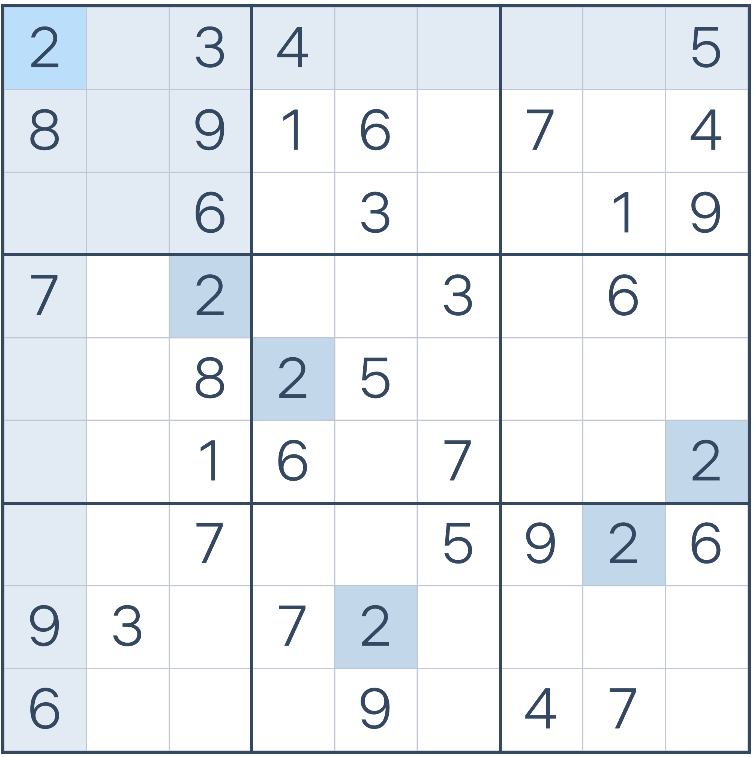
#> input picture ex1.png, 753 x 757 px
$ python prepare_dataset.py . out
#> lines starting #> are read from the running program, lines starting #| are printed output that depends on the picture
#> in process_image, img is the input picture: shape (757, 753, 3); mean B, G, R 241.5, 236.6, 231.9
#!/usr/bin/env python3

import os
import cv2
import argparse


def preprocess_cell(cell):
    gray = cv2.cvtColor(cell, cv2.COLOR_BGR2GRAY)
    gray = cv2.equalizeHist(gray)

    _, th = cv2.threshold(
        gray, 0, 255,
        cv2.THRESH_BINARY_INV + cv2.THRESH_OTSU
    )

    return th


def split_into_cells(img, margin=0.1):
#> called with margin = 0.1
    h, w = img.shape[:2]
#> h = 757; w = 753
    cell_h = h // 9
#> cell_h = 84
    cell_w = w // 9
#> cell_w = 83

    cells = []

    for r in range(9):
        for c in range(9):
            y1 = int(r * cell_h + cell_h * margin)
            y2 = int((r + 1) * cell_h - cell_h * margin)
            x1 = int(c * cell_w + cell_w * margin)
            x2 = int((c + 1) * cell_w - cell_w * margin)

            cell = img[y1:y2, x1:x2]
            cells.append((r, c, cell))
#> after the loop, cells = 81 items

    return cells


def process_image(image_path, output_dir, preprocess=False):
    img = cv2.imread(image_path)

    if img is None:
        print(f"❌ Nie można wczytać: {image_path}")
        return

    filename = os.path.splitext(os.path.basename(image_path))[0]

    cells = split_into_cells(img)
#> cells = 81 items

    for r, c, cell in cells:
        if preprocess:
            cell = preprocess_cell(cell)

        # resize dla spójności datasetu
        cell = cv2.resize(cell, (28, 28))

        out_name = f"{filename}_r{r}_c{c}.png"
        out_path = os.path.join(output_dir, out_name)

        cv2.imwrite(out_path, cell)
#> this loop made 81 passes
#> (r, c, out_name) on passes 1 to 12: (0, 0, 'ex1_r0_c0.png'), (0, 1, 'ex1_r0_c1.png'), (0, 2, 'ex1_r0_c2.png'), (0, 3, 'ex1_r0_c3.png'), (0, 4, 'ex1_r0_c4.png'), (0, 5, 'ex1_r0_c5.png'), (0, 6, 'ex1_r0_c6.png'), (0, 7, 'ex1_r0_c7.png'), (0, 8, 'ex1_r0_c8.png'), (1, 0, 'ex1_r1_c0.png'), (1, 1, 'ex1_r1_c1.png'), (1, 2, 'ex1_r1_c2.png')
#> pass 1, in process_image, `cell = cv2.resize(cell, (28, 28))`:
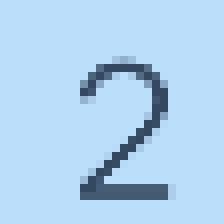
#> cell: shape (28, 28, 3) (shown 8 times larger); mean of channels 0, 1, 2 238.7, 210, 176.2; drawn as B, G, R
#> pass 2, in process_image, `cell = cv2.resize(cell, (28, 28))`:
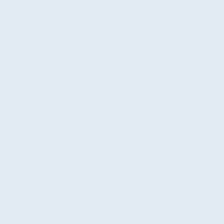
#> cell: shape (28, 28, 3) (shown 8 times larger); mean of channels 0, 1, 2 243, 235, 226; drawn as B, G, R
#> pass 3, in process_image, `cell = cv2.resize(cell, (28, 28))`:
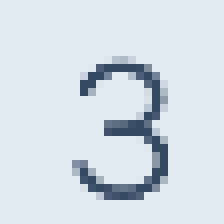
#> cell: shape (28, 28, 3) (shown 8 times larger); mean of channels 0, 1, 2 230.9, 221.5, 211.6; drawn as B, G, R


def main():
    parser = argparse.ArgumentParser(description="Prepare dataset from sudoku images")
    parser.add_argument("input_dir", help="folder z obrazami sudoku")
    parser.add_argument("output_dir", help="folder wyjściowy")
    parser.add_argument("--preprocess", action="store_true", help="zastosuj preprocessing")
    args = parser.parse_args()

    os.makedirs(args.output_dir, exist_ok=True)

    images = [
        f for f in os.listdir(args.input_dir)
        if f.lower().endswith((".png", ".jpg", ".jpeg"))
    ]

    print(f"📂 Znaleziono {len(images)} obrazów")

    for img_name in images:
        path = os.path.join(args.input_dir, img_name)
        print(f"➡️ Przetwarzam: {img_name}")
        process_image(path, args.output_dir, preprocess=args.preprocess)
#> pass 2 of the loop in main, `for img_name in images:`:
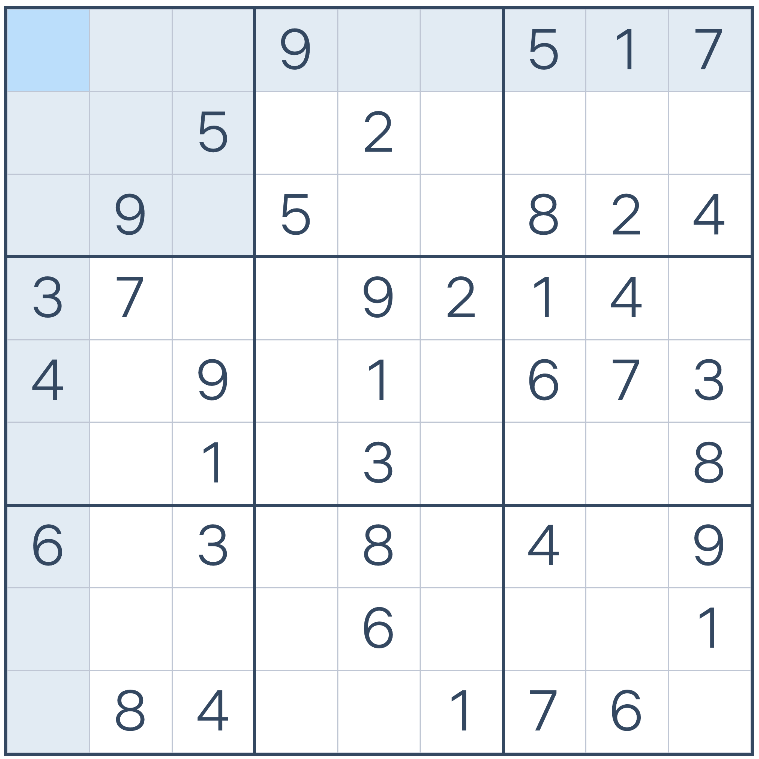
#> input picture ex2.png, 759 x 759 px
#> in process_image, img is the input picture: shape (759, 759, 3); mean B, G, R 242.8, 239, 235.4
#> the loop in process_image (call 2), `for r, c, cell in cells:` made 81 passes
#> pass 1, in process_image (call 2), `cell = cv2.resize(cell, (28, 28))`:
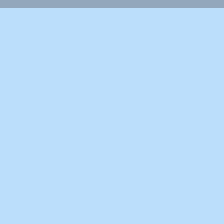
#> cell: shape (28, 28, 3) (shown 8 times larger); mean of channels 0, 1, 2 248.8, 220, 185.6; drawn as B, G, R
#> pass 2, in process_image (call 2), `cell = cv2.resize(cell, (28, 28))`:
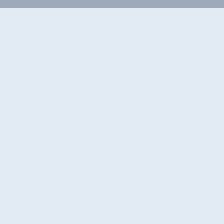
#> cell: shape (28, 28, 3) (shown 8 times larger); mean of channels 0, 1, 2 240.9, 232.7, 223.6; drawn as B, G, R

    print("✅ Dataset gotowy")


if __name__ == "__main__":
    main()
